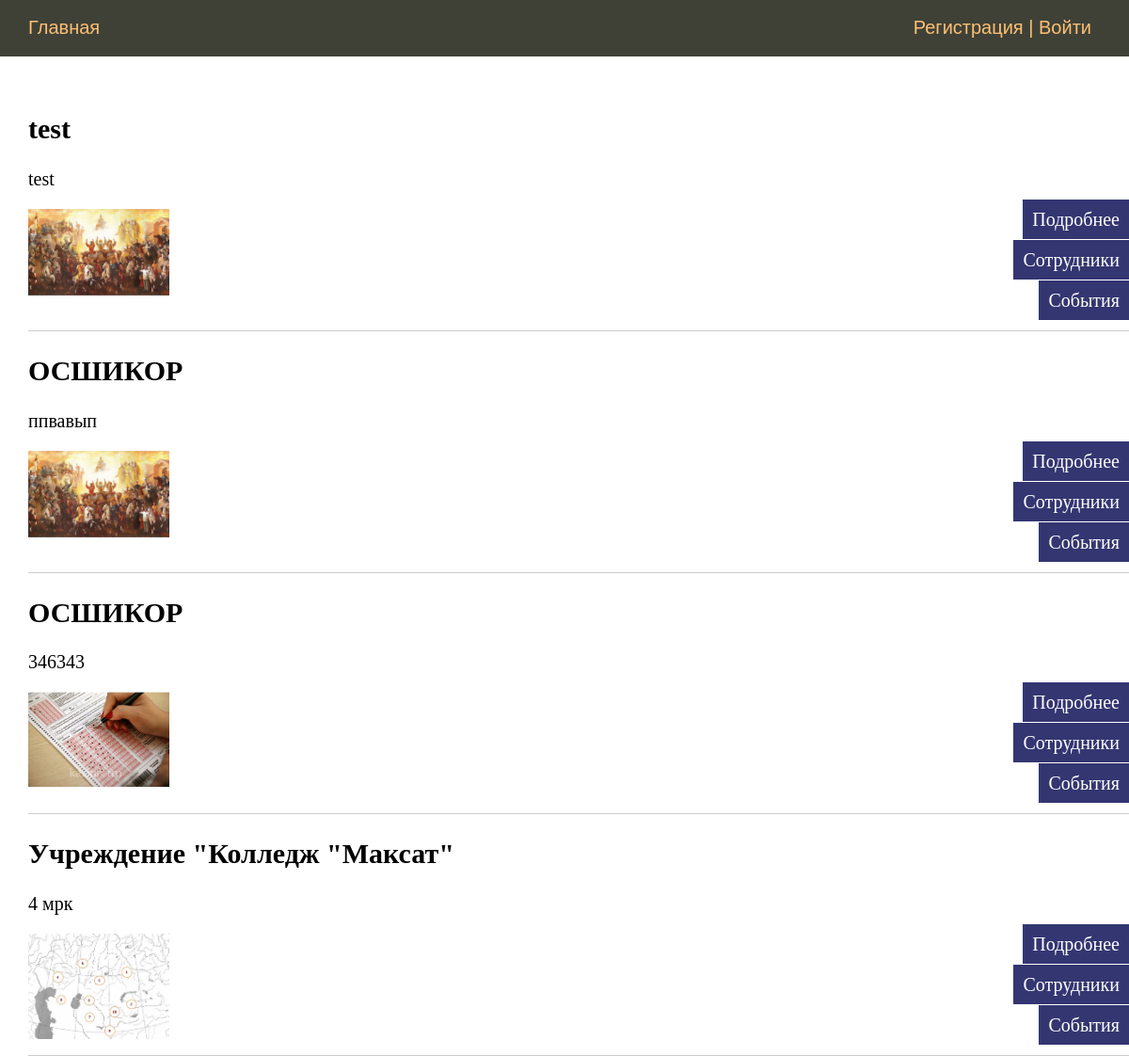
The page / on the database its author committed.
### MainApp/models.py (models this page shows, shortened)
class PLACES(models.Model):
    username = models.CharField(max_length=255, verbose_name='Логин')
    gmail = models.CharField(max_length=255, verbose_name='Почта')
    password1 = models.CharField(max_length=255, verbose_name='Пароль')
    password2 = models.CharField(max_length=255, verbose_name='Повторите пароль')
    PLACE_NAME = models.CharField(max_length=255, verbose_name='Название учреждения')
    PLACE_ADRES = models.CharField(max_length=255, verbose_name='Адрес')
    FIO_DIR = models.CharField(max_length=255, verbose_name='ФИО Директора учреждения')
    PLACE_CONTACT_NUMBER = models.CharField(max_length=255, verbose_name='Контактный номер')
    DOCUMENTS_DLYA_PRIEMA = models.CharField(max_length=255, verbose_name='Документы для приема')
    PLACE_PHOTO = models.ImageField(upload_to='photos/%Y/%m/%d/', verbose_name='Фото учреждения')
    time_create = models.DateTimeField(auto_now_add=True)
    time_update = models.DateTimeField(auto_now=True)
    is_published = models.BooleanField(default=True, verbose_name='Опубликовать')
    slug = models.SlugField(max_length=255, unique=True, db_index=True, verbose_name='URL')
    def get_absolute_url(self):
        return reverse('post', kwargs={'post_slug': self.slug})
    def get_employees(self):
        return reverse('show_employees', kwargs={'Svyaz_slug': self.slug})
    def get_event(self):
        return reverse('show_events', kwargs={'Svyaz_slug': self.slug})
    class Meta:
        verbose_name = 'Учреждения'
        verbose_name_plural = 'Учреждения'
        ordering = ['PLACE_NAME']

### MainApp/views.py (the view)
# urls.py: path('', MainMenu.as_view(), name = 'MainMenu'),
class MainMenu(DataMixin, ListView):
    model = PLACES
    template_name = 'MainApp/MainMenu.html'
    context_object_name = 'post'
    def get_context_data(self, *, object_list=None, **kwargs):
        context = super().get_context_data(**kwargs)
        c_def = self.get_user_context(title='Главная страница')
        return dict(list(context.items()) + list(c_def.items()))

### MainApp/utils.py (called while the page is built)
        def get_user_context(self, **kwargs):
                context = kwargs
                places = PLACES.objects.all()
                user_menu = menu.copy()
                if not self.request.user.is_authenticated:
                        try:
                                user_menu.pop(1)
                                user_menu.pop(1)
                        except:
                                next
                context['menu'] = user_menu
                return context

### MainApp/templates/MainApp/MainMenu.html
{% extends 'MainApp/base.html' %}
{% block content %}
<ul class="list-articles">
    {% for p in post %}
    <li>
        <h2>{{p.PLACE_NAME}}</h2>
        <p>{{p.PLACE_ADRES}}</p>
        <p><img class = "img-article-left thumb" src="{{p.PLACE_PHOTO.url}}"</p>
        <p class="link-read-post"><a href="{{ p.get_absolute_url }}">Подробнее</a></p>
        <p class="link-read-post"><a href="{{p.get_employees}}">Сотрудники</a></p>
        <p class="link-read-post"><a href="{{ p.get_event }}">События</a></p>
    </li>
    {% endfor %}
</ul>
{% endblock %}

### MainApp/static/MainApp/css/styles.css (style rules this page uses)
html, body { font-family: 'Arial'; margin: 0; padding: 0; height: 100%; width: 100%; color: #444; }
a { color: #0059b2; text-decoration: none; }
img { max-width: 600px; height: auto; }
img.img-article-left { max-width: 300px; height: auto; float: left; padding: 0 10px 10px 0; }
img.img-article-left.thumb { max-width: 150px; height: auto; }
p.link-read-post { text-align: right; }
p.link-read-post a { padding: 10px; min-width: 100px; background: #333671; color: #fff; text-decoration: none; }
ul.list-articles { list-style: none; margin: 0; padding: 0; }
ul.list-articles li { border-bottom: 1px solid #ccc; }

### rows shown on the page
PLACES: PLACE_NAME "test", PLACE_ADRES "test", PLACE_PHOTO (picture)
PLACES: PLACE_NAME "ОСШИКОР", PLACE_ADRES "ппвавып", PLACE_PHOTO (picture)
PLACES: PLACE_NAME "ОСШИКОР", PLACE_ADRES "346343", PLACE_PHOTO (picture)
PLACES: PLACE_NAME "Учреждение \"Колледж \"Максат\"", PLACE_ADRES "4 мрк", PLACE_PHOTO (picture)

### other values the page prints
{{ m.title }} "Главная"
